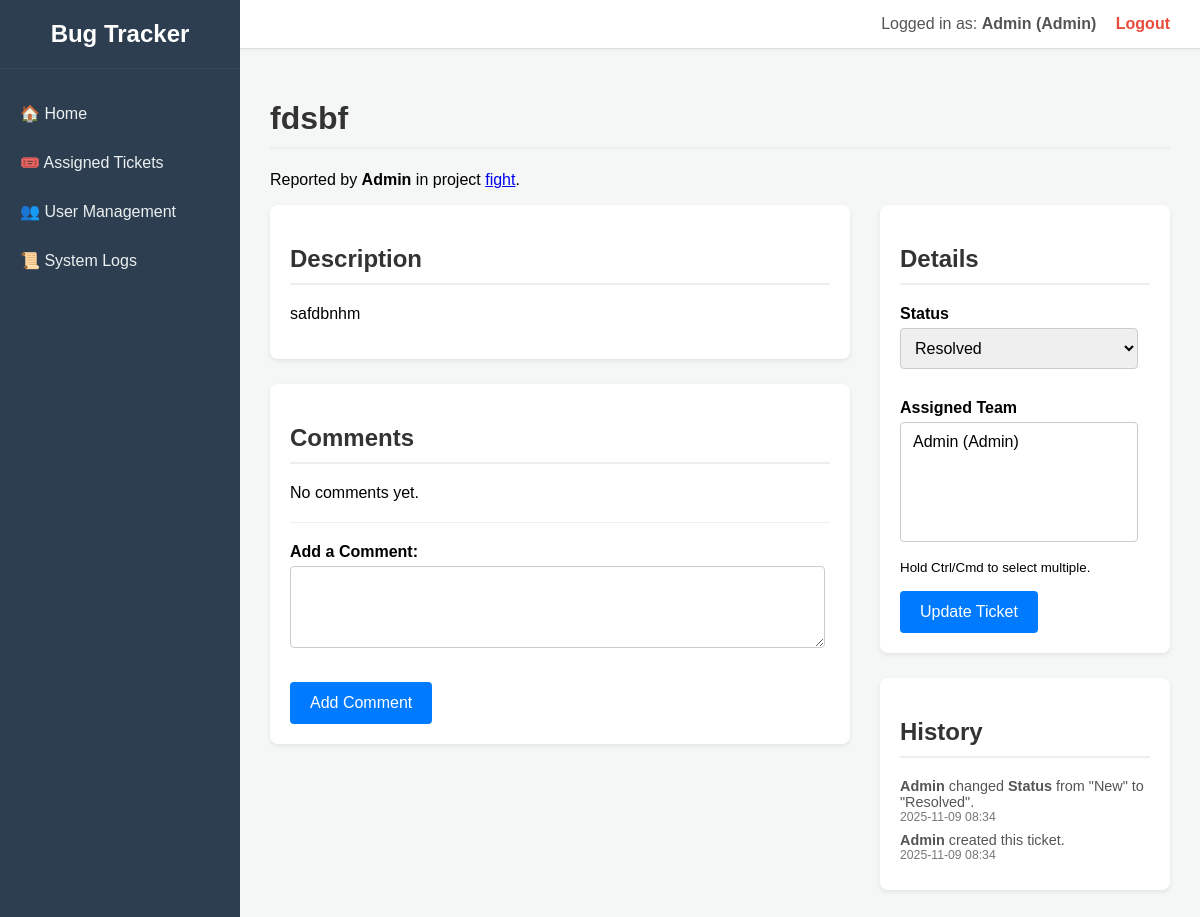
Page /ticket/1 (signed in) on the committed database.
### app.py (models this page shows, shortened)
class User(db.Model, UserMixin):
    id = db.Column(db.Integer, primary_key=True)
    username = db.Column(db.String(80), unique=True, nullable=False)
    email = db.Column(db.String(120), unique=True, nullable=False)
    password_hash = db.Column(db.String(128), nullable=False)
    role = db.Column(db.String(20), nullable=False, default='Submitter')
    status = db.Column(db.String(20), nullable=False, default='Pending')
    bugs_created = db.relationship('Bug', backref='author', lazy=True)
    projects = db.relationship('Project', secondary=project_users, lazy='subquery',
        backref=db.backref('team', lazy=True))

class Bug(db.Model):
    id = db.Column(db.Integer, primary_key=True)
    title = db.Column(db.String(200), nullable=False)
    description = db.Column(db.Text, nullable=True)
    status = db.Column(db.String(20), nullable=False, default='New')
    created_at = db.Column(db.DateTime, nullable=False, default=datetime.utcnow)
    user_id = db.Column(db.Integer, db.ForeignKey('user.id'), nullable=False)
    project_id = db.Column(db.Integer, db.ForeignKey('project.id'), nullable=False)
    comments = db.relationship('Comment', backref='bug', lazy=True, cascade="all, delete-orphan")
    history = db.relationship('TicketHistory', backref='bug', lazy=True, cascade="all, delete-orphan")
    assigned_developers = db.relationship('User', secondary=ticket_developers, lazy='subquery',
        backref=db.backref('assigned_tickets', lazy=True))

class Project(db.Model):
    id = db.Column(db.Integer, primary_key=True)
    name = db.Column(db.String(150), nullable=False)
    description = db.Column(db.Text, nullable=True)
    created_at = db.Column(db.DateTime, nullable=False, default=datetime.utcnow)
    bugs = db.relationship('Bug', backref='project', lazy=True, cascade="all, delete-orphan")

class TicketHistory(db.Model):
    id = db.Column(db.Integer, primary_key=True)
    field = db.Column(db.String(100), nullable=False) # e.g., "Status", "Assigned Developer"
    old_value = db.Column(db.String(255), nullable=True)
    new_value = db.Column(db.String(255), nullable=True)
    changed_at = db.Column(db.DateTime, nullable=False, default=datetime.utcnow)
    user_id = db.Column(db.Integer, db.ForeignKey('user.id'), nullable=False)
    bug_id = db.Column(db.Integer, db.ForeignKey('bug.id'), nullable=False)
    user = db.relationship('User')

### app.py (the view, shortened to what this page needs)
@app.route('/ticket/<int:ticket_id>', methods=['GET', 'POST'])
@login_required
def ticket_detail(ticket_id):
    ticket = Bug.query.get_or_404(ticket_id)
    project = ticket.project
    if project not in current_user.projects and current_user.role != 'Admin':
        flash('You do not have access to this ticket.', 'danger')
        return redirect(url_for('index'))
    project_team = project.team
    return render_template(
        'ticket_detail.html',
        ticket=ticket,
        project=project,
        project_team=project_team
    )

### app.py (called while the page is built)
@login_manager.user_loader
def load_user(user_id):
    return User.query.get(int(user_id))

### templates/ticket_detail.html (shortened to what this page needs)
<!DOCTYPE html>
<html lang="en">
<head>
</head>
<body>
    <nav class="sidebar">
        <div class="sidebar-header">Bug Tracker</div>
        <ul class="sidebar-nav">
            <li><a href="{{ url_for('index') }}">🏠 Home</a></li>
            <li><a href="{{ url_for('assigned_tickets') }}">🎟️ Assigned Tickets</a></li>
            {% if current_user.role == 'Admin' %}
            <li><a href="{{ url_for('user_management') }}">👥 User Management</a></li>
            <li><a href="{{ url_for('system_logs') }}">📜 System Logs</a></li>
            {% endif %}
        </ul>
    </nav>
    <div class="main-wrapper">
        <header class="header">
            <div class="user-info">
                Logged in as: <strong>{{ current_user.username }} ({{ current_user.role }})</strong>
                <a href="{{ url_for('logout') }}">Logout</a>
            </div>
        </header>
        <main class="content">
            <h1>{{ ticket.title }}</h1>
            <p>
                Reported by <strong>{{ ticket.author.username }}</strong> in project
                <a href="{{ url_for('project_detail', project_id=project.id) }}">{{ project.name }}</a>.
            </p>
            <div class="ticket-layout">
                <div class="ticket-main">
                    <div class="card">
                        <h2>Description</h2>
                        <p>{{ ticket.description }}</p>
                    </div>
                    <div class="card">
                        <h2>Comments</h2>
                        {% for comment in ticket.comments|sort(attribute='created_at') %}
                        <div class="comment">
                            <span class="comment-author">{{ comment.author.username }}</span>
                            <span class="comment-date">{{ comment.created_at.strftime('%Y-%m-%d %H:%M') }}</span>
                            <div class="comment-body">{{ comment.body }}</div>
                        </div>
                        {% else %}
                        <p>No comments yet.</p>
                        {% endfor %}
                        <hr style="border: 0; border-top: 1px solid #eee; margin: 20px 0;">
                        <form action="{{ url_for('ticket_detail', ticket_id=ticket.id) }}" method="POST">
                            <div class="form-group">
                                <label for="body">Add a Comment:</label>
                                <textarea id="body" name="body" rows="4" required></textarea>
                            </div>
                            <button type="submit">Add Comment</button>
                        </form>
                    </div>
                </div>
                <div class="ticket-sidebar">
                    <div class="card">
                        <h2>Details</h2>
                        <form action="{{ url_for('update_ticket', ticket_id=ticket.id) }}" method="POST">
                            <div class="form-group">
                                <label for="status">Status</label>
                                <select id="status" name="status">
                                    <option value="Resolved" {% if ticket.status == 'Resolved' %}selected{% endif %}>Resolved</option>
                                </select>
                            </div>
                            <div class="form-group">
                                <label for="assigned_developers">Assigned Team</label>
                                <select id="assigned_developers" name="assigned_developers" multiple size="5">
                                    {% for user in project_team %}
                                        <option value="{{ user.id }}"
                                            {% if user in ticket.assigned_developers %}selected{% endif %}>
                                        </option>
                                    {% endfor %}
                                </select>
                                <small>Hold Ctrl/Cmd to select multiple.</small>
                            </div>
                            <button type="submit" class="btn">Update Ticket</button>
                        </form>
                    </div>
                    <div class="card">
                        <h2>History</h2>
                        <div class="history-list">
                            {% for item in ticket.history|sort(attribute='changed_at', reverse=true) %}
                            <div class="history-item">
                                <strong>{{ item.user.username }}</strong>
                                {% if item.field == 'Comment' %}
                                    added a comment.
                                {% else %}
                                    changed <strong>{{ item.field }}</strong> from "{{ item.old_value }}" to "{{ item.new_value }}".
                                {% endif %}
                                <div class="comment-date">{{ item.changed_at.strftime('%Y-%m-%d %H:%M') }}</div>
                            </div>
                            {% endfor %}
                            <div class="history-item">
                                <strong>{{ ticket.author.username }}</strong> created this ticket.
                                <div class="comment-date">{{ ticket.created_at.strftime('%Y-%m-%d %H:%M') }}</div>
                            </div>
                        </div>
                    </div>
                </div>
            </div>
        </main>
    </div>
</body>
</html>

### templates/ticket_detail.html (style rules this page uses)
body { font-family: Arial, sans-serif; margin: 0; background: #f4f7f6; display: flex; height: 100vh; }
.sidebar { width: 240px; background: #2c3e50; color: white; display: flex; flex-direction: column; flex-shrink: 0; }
.sidebar-header { padding: 20px; font-size: 1.5em; font-weight: bold; text-align: center; border-bottom: 1px solid #34495e; }
.sidebar-nav { flex-grow: 1; list-style: none; padding: 20px 0; margin: 0; }
.sidebar-nav li { margin: 0; }
.sidebar-nav a { display: block; padding: 15px 20px; text-decoration: none; color: #ecf0f1; transition: background 0.2s; }
.main-wrapper { flex-grow: 1; display: flex; flex-direction: column; overflow-y: auto; }
.header { background: #ffffff; padding: 15px 30px; border-bottom: 1px solid #ddd; display: flex; justify-content: flex-end; align-items: center; box-shadow: 0 1px 3px rgba(0,0,0,0.05); }
.user-info { color: #555; }
.user-info a { color: #e74c3c; text-decoration: none; margin-left: 15px; font-weight: bold; }
.content { padding: 30px; flex-grow: 1; }
h1, h2 { color: #333; border-bottom: 2px solid #eee; padding-bottom: 10px; }
.card { background: #fff; padding: 20px; border-radius: 8px; box-shadow: 0 2px 5px rgba(0,0,0,0.08); margin-bottom: 25px; }
.form-group { margin-bottom: 15px; }
label { display: block; margin-bottom: 5px; font-weight: bold; }
input[type="text"], textarea, select { width: 95%; padding: 10px; margin-bottom: 15px; border: 1px solid #ccc; border-radius: 4px; font-size: 1em; }
select[multiple] { height: 120px; }
button, .btn { background: #007BFF; color: white; padding: 12px 20px; border: none; border-radius: 4px; cursor: pointer; font-size: 1em; }
.ticket-layout { display: flex; gap: 30px; }
.ticket-main { flex: 2; }
.ticket-sidebar { flex: 1; }
.comment-date { font-size: 0.85em; color: #777; }
.history-item { font-size: 0.9em; color: #555; margin-bottom: 8px; }

### rows in the picture
User: username "Admin", role "Admin", author.username "Admin", {{ user.id }} 1 (drawn)
Bug: title "fdsbf", description "safdbnhm", status "Resolved", created_at "2025-11-09 08:34"
Project: name "fight"
TicketHistory: user.username "Admin", field "Status", old_value "New", new_value "Resolved", changed_at "2025-11-09 08:34"
